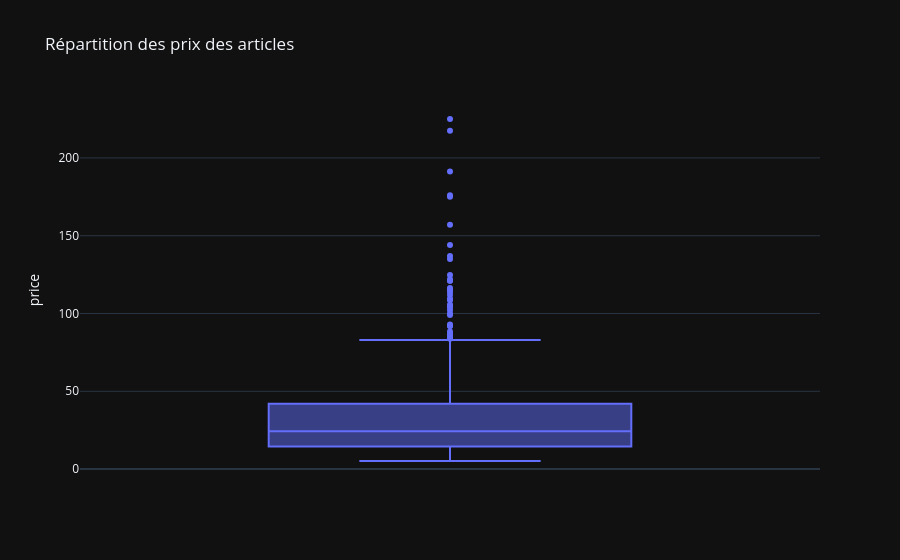

Notebook cell for this chart:
### Code cell
#Autre méthode avec plotly express
fig = px.box(df_merge, y='price', title='Répartition des prix des articles')
fig.show()

### Figure 1 — Plotly figure (JSON) as saved in the notebook; plotly's stock layout.template omitted (floating-point values rounded to 4 significant figures; data arrays with more than 128 entries replaced by an {"elided": "..."} marker saying what was removed)
{"data": [{"alignmentgroup": "True", "hovertemplate": "price=%{y}<extra></extra>", "legendgroup": "", "marker": {"color": "#636efa"}, "name": "", "notched": false, "offsetgroup": "", "orientation": "v", "showlegend": false, "x0": " ", "xaxis": "x", "y": {"elided": "825 float values"}, "y0": " ", "yaxis": "y", "type": "box"}], "layout": {"xaxis": {"anchor": "y", "domain": [0.0, 1.0]}, "yaxis": {"anchor": "x", "domain": [0.0, 1.0], "title": {"text": "price"}}, "legend": {"tracegroupgap": 0}, "title": {"text": "Répartition des prix des articles"}, "boxmode": "group"}}
